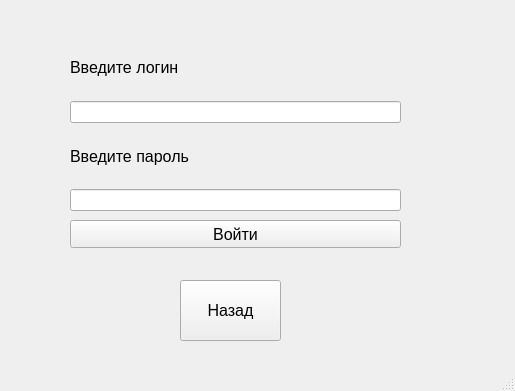
<?xml version="1.0" encoding="UTF-8"?>
<ui version="4.0">
 <class>MainWindow</class>
 <widget class="QMainWindow" name="MainWindow">
  <property name="geometry">
   <rect>
    <x>0</x>
    <y>0</y>
    <width>515</width>
    <height>391</height>
   </rect>
  </property>
  <property name="windowTitle">
   <string>MainWindow</string>
  </property>
  <widget class="QWidget" name="centralwidget">
   <widget class="QWidget" name="verticalLayoutWidget">
    <property name="geometry">
     <rect>
      <x>70</x>
      <y>40</y>
      <width>331</width>
      <height>171</height>
     </rect>
    </property>
    <layout class="QVBoxLayout" name="verticalLayout">
     <item>
      <widget class="QLabel" name="label">
       <property name="font">
        <font>
         <family>Arial</family>
         <pointsize>12</pointsize>
         <weight>50</weight>
         <bold>false</bold>
        </font>
       </property>
       <property name="layoutDirection">
        <enum>Qt::LeftToRight</enum>
       </property>
       <property name="text">
        <string>Введите логин</string>
       </property>
      </widget>
     </item>
     <item>
      <widget class="QLineEdit" name="edit_login">
       <property name="font">
        <font>
         <family>Arial</family>
        </font>
       </property>
      </widget>
     </item>
     <item>
      <widget class="QLabel" name="label_2">
       <property name="font">
        <font>
         <family>Arial</family>
         <pointsize>12</pointsize>
         <weight>50</weight>
         <bold>false</bold>
        </font>
       </property>
       <property name="text">
        <string>Введите пароль</string>
       </property>
      </widget>
     </item>
     <item>
      <widget class="QLineEdit" name="edit_password"/>
     </item>
    </layout>
   </widget>
   <widget class="QPushButton" name="btn_continue">
    <property name="geometry">
     <rect>
      <x>70</x>
      <y>220</y>
      <width>331</width>
      <height>28</height>
     </rect>
    </property>
    <property name="font">
     <font>
      <family>Arial</family>
      <pointsize>12</pointsize>
      <weight>50</weight>
      <bold>false</bold>
     </font>
    </property>
    <property name="text">
     <string>Войти</string>
    </property>
   </widget>
   <widget class="QPushButton" name="btn_exit">
    <property name="geometry">
     <rect>
      <x>180</x>
      <y>280</y>
      <width>101</width>
      <height>61</height>
     </rect>
    </property>
    <property name="font">
     <font>
      <family>Arial</family>
      <pointsize>12</pointsize>
     </font>
    </property>
    <property name="text">
     <string>Назад</string>
    </property>
   </widget>
  </widget>
  <widget class="QMenuBar" name="menubar">
   <property name="geometry">
    <rect>
     <x>0</x>
     <y>0</y>
     <width>515</width>
     <height>25</height>
    </rect>
   </property>
  </widget>
  <widget class="QStatusBar" name="statusbar"/>
 </widget>
 <resources/>
 <connections/>
</ui>
